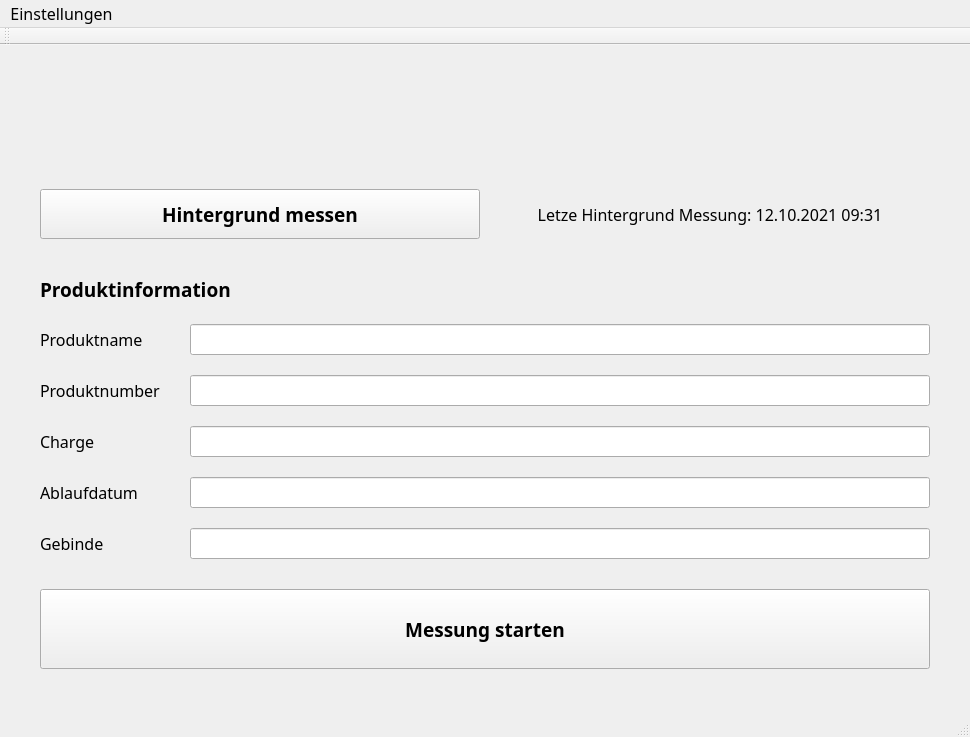
<?xml version="1.0" encoding="UTF-8"?>
<ui version="4.0">
 <class>Messungen</class>
 <widget class="QMainWindow" name="Messungen">
  <property name="geometry">
   <rect>
    <x>0</x>
    <y>0</y>
    <width>970</width>
    <height>737</height>
   </rect>
  </property>
  <property name="maximumSize">
   <size>
    <width>16777215</width>
    <height>16777195</height>
   </size>
  </property>
  <property name="font">
   <font>
    <family>Source Sans Pro</family>
    <pointsize>12</pointsize>
   </font>
  </property>
  <property name="windowTitle">
   <string>Phydent</string>
  </property>
  <property name="windowIcon">
   <iconset>
    <normaloff>PhydentLogo.jpg</normaloff>PhydentLogo.jpg</iconset>
  </property>
  <widget class="QWidget" name="centralwidget">
   <layout class="QVBoxLayout" name="verticalLayout">
    <property name="spacing">
     <number>10</number>
    </property>
    <property name="leftMargin">
     <number>40</number>
    </property>
    <property name="topMargin">
     <number>40</number>
    </property>
    <property name="rightMargin">
     <number>40</number>
    </property>
    <property name="bottomMargin">
     <number>40</number>
    </property>
    <item>
     <widget class="QLabel" name="Logo">
      <property name="text">
       <string/>
      </property>
      <property name="pixmap">
       <pixmap>phydent-logo-2x.png</pixmap>
      </property>
      <property name="scaledContents">
       <bool>false</bool>
      </property>
     </widget>
    </item>
    <item>
     <layout class="QHBoxLayout" name="horizontalLayout_2">
      <item>
       <widget class="QPushButton" name="backgroundbutton">
        <property name="minimumSize">
         <size>
          <width>0</width>
          <height>50</height>
         </size>
        </property>
        <property name="font">
         <font>
          <family>Source Sans Pro SemiBold</family>
          <pointsize>14</pointsize>
          <weight>75</weight>
          <bold>true</bold>
         </font>
        </property>
        <property name="autoFillBackground">
         <bool>false</bool>
        </property>
        <property name="text">
         <string>Hintergrund messen</string>
        </property>
       </widget>
      </item>
      <item>
       <widget class="QLabel" name="label_2">
        <property name="font">
         <font>
          <family>Source Sans Pro</family>
          <pointsize>12</pointsize>
          <weight>50</weight>
          <bold>false</bold>
         </font>
        </property>
        <property name="text">
         <string>Letze Hintergrund Messung: 12.10.2021 09:31</string>
        </property>
        <property name="alignment">
         <set>Qt::AlignCenter</set>
        </property>
       </widget>
      </item>
     </layout>
    </item>
    <item>
     <layout class="QVBoxLayout" name="verticalLayout_2">
      <item>
       <widget class="QLabel" name="label_3">
        <property name="minimumSize">
         <size>
          <width>0</width>
          <height>40</height>
         </size>
        </property>
        <property name="maximumSize">
         <size>
          <width>16777215</width>
          <height>50</height>
         </size>
        </property>
        <property name="font">
         <font>
          <family>Source Sans Pro SemiBold</family>
          <pointsize>14</pointsize>
          <weight>75</weight>
          <bold>true</bold>
         </font>
        </property>
        <property name="text">
         <string>Produktinformation</string>
        </property>
       </widget>
      </item>
     </layout>
    </item>
    <item>
     <layout class="QGridLayout" name="gridLayout">
      <property name="verticalSpacing">
       <number>20</number>
      </property>
      <item row="1" column="1">
       <widget class="QLineEdit" name="productlabel2edit">
        <property name="minimumSize">
         <size>
          <width>0</width>
          <height>30</height>
         </size>
        </property>
        <property name="font">
         <font>
          <family>Source Sans Pro</family>
          <pointsize>12</pointsize>
          <weight>50</weight>
          <bold>false</bold>
         </font>
        </property>
       </widget>
      </item>
      <item row="2" column="0">
       <widget class="QLabel" name="productlabel3">
        <property name="minimumSize">
         <size>
          <width>0</width>
          <height>30</height>
         </size>
        </property>
        <property name="font">
         <font>
          <family>Source Sans Pro</family>
          <pointsize>12</pointsize>
          <weight>50</weight>
          <bold>false</bold>
         </font>
        </property>
        <property name="text">
         <string>Charge</string>
        </property>
       </widget>
      </item>
      <item row="0" column="0">
       <widget class="QLabel" name="productlabel1">
        <property name="minimumSize">
         <size>
          <width>140</width>
          <height>30</height>
         </size>
        </property>
        <property name="font">
         <font>
          <family>Source Sans Pro</family>
          <pointsize>12</pointsize>
          <weight>50</weight>
          <bold>false</bold>
         </font>
        </property>
        <property name="text">
         <string>Produktname</string>
        </property>
       </widget>
      </item>
      <item row="3" column="0">
       <widget class="QLabel" name="productlabel4">
        <property name="minimumSize">
         <size>
          <width>0</width>
          <height>30</height>
         </size>
        </property>
        <property name="font">
         <font>
          <family>Source Sans Pro</family>
          <pointsize>12</pointsize>
          <weight>50</weight>
          <bold>false</bold>
         </font>
        </property>
        <property name="text">
         <string>Ablaufdatum</string>
        </property>
       </widget>
      </item>
      <item row="3" column="1">
       <widget class="QLineEdit" name="productlabel4edit">
        <property name="minimumSize">
         <size>
          <width>0</width>
          <height>30</height>
         </size>
        </property>
        <property name="font">
         <font>
          <family>Source Sans Pro</family>
          <pointsize>12</pointsize>
          <weight>50</weight>
          <bold>false</bold>
         </font>
        </property>
       </widget>
      </item>
      <item row="0" column="1">
       <widget class="QLineEdit" name="productlabel1edit">
        <property name="minimumSize">
         <size>
          <width>0</width>
          <height>30</height>
         </size>
        </property>
        <property name="font">
         <font>
          <family>Source Sans Pro</family>
          <pointsize>12</pointsize>
          <weight>50</weight>
          <bold>false</bold>
         </font>
        </property>
       </widget>
      </item>
      <item row="1" column="0">
       <widget class="QLabel" name="productlabel2">
        <property name="minimumSize">
         <size>
          <width>0</width>
          <height>30</height>
         </size>
        </property>
        <property name="font">
         <font>
          <family>Source Sans Pro</family>
          <pointsize>12</pointsize>
          <weight>50</weight>
          <bold>false</bold>
         </font>
        </property>
        <property name="text">
         <string>Produktnumber</string>
        </property>
       </widget>
      </item>
      <item row="2" column="1">
       <widget class="QLineEdit" name="productlabel3edit">
        <property name="minimumSize">
         <size>
          <width>0</width>
          <height>30</height>
         </size>
        </property>
        <property name="font">
         <font>
          <family>Source Sans Pro</family>
          <pointsize>12</pointsize>
          <weight>50</weight>
          <bold>false</bold>
         </font>
        </property>
       </widget>
      </item>
      <item row="4" column="0">
       <widget class="QLabel" name="productlabel5">
        <property name="minimumSize">
         <size>
          <width>0</width>
          <height>30</height>
         </size>
        </property>
        <property name="font">
         <font>
          <family>Source Sans Pro</family>
          <pointsize>12</pointsize>
          <weight>50</weight>
          <bold>false</bold>
         </font>
        </property>
        <property name="text">
         <string>Gebinde</string>
        </property>
       </widget>
      </item>
      <item row="4" column="1">
       <widget class="QLineEdit" name="productlabel5edit">
        <property name="minimumSize">
         <size>
          <width>0</width>
          <height>30</height>
         </size>
        </property>
        <property name="font">
         <font>
          <family>Source Sans Pro</family>
          <pointsize>12</pointsize>
          <weight>50</weight>
          <bold>false</bold>
         </font>
        </property>
       </widget>
      </item>
     </layout>
    </item>
    <item>
     <spacer name="verticalSpacer">
      <property name="orientation">
       <enum>Qt::Vertical</enum>
      </property>
      <property name="sizeType">
       <enum>QSizePolicy::Fixed</enum>
      </property>
      <property name="sizeHint" stdset="0">
       <size>
        <width>20</width>
        <height>20</height>
       </size>
      </property>
     </spacer>
    </item>
    <item alignment="Qt::AlignBottom">
     <widget class="QPushButton" name="startmeasurementbutton">
      <property name="minimumSize">
       <size>
        <width>0</width>
        <height>80</height>
       </size>
      </property>
      <property name="font">
       <font>
        <family>Source Sans Pro SemiBold</family>
        <pointsize>14</pointsize>
        <weight>75</weight>
        <bold>true</bold>
       </font>
      </property>
      <property name="text">
       <string>Messung starten</string>
      </property>
     </widget>
    </item>
   </layout>
  </widget>
  <widget class="QMenuBar" name="menubar">
   <property name="geometry">
    <rect>
     <x>0</x>
     <y>0</y>
     <width>970</width>
     <height>26</height>
    </rect>
   </property>
   <property name="font">
    <font>
     <family>Source Sans Pro</family>
     <pointsize>12</pointsize>
    </font>
   </property>
   <widget class="QMenu" name="menuEinstellungen">
    <property name="title">
     <string>Einstellungen</string>
    </property>
    <addaction name="actionEinstellungen"/>
    <addaction name="separator"/>
    <addaction name="actionAbout_2"/>
   </widget>
   <addaction name="menuEinstellungen"/>
  </widget>
  <widget class="QStatusBar" name="statusbar"/>
  <widget class="QToolBar" name="toolBar">
   <property name="windowTitle">
    <string>toolBar</string>
   </property>
   <attribute name="toolBarArea">
    <enum>TopToolBarArea</enum>
   </attribute>
   <attribute name="toolBarBreak">
    <bool>false</bool>
   </attribute>
  </widget>
  <action name="actionAbout">
   <property name="text">
    <string>About</string>
   </property>
  </action>
  <action name="actionEinstellungen">
   <property name="text">
    <string>Einstellungen</string>
   </property>
   <property name="font">
    <font>
     <family>Source Sans Pro</family>
     <pointsize>11</pointsize>
    </font>
   </property>
  </action>
  <action name="actionAbout_2">
   <property name="text">
    <string>About</string>
   </property>
   <property name="font">
    <font>
     <family>Source Sans Pro</family>
     <pointsize>11</pointsize>
    </font>
   </property>
  </action>
 </widget>
 <resources/>
 <connections/>
</ui>
